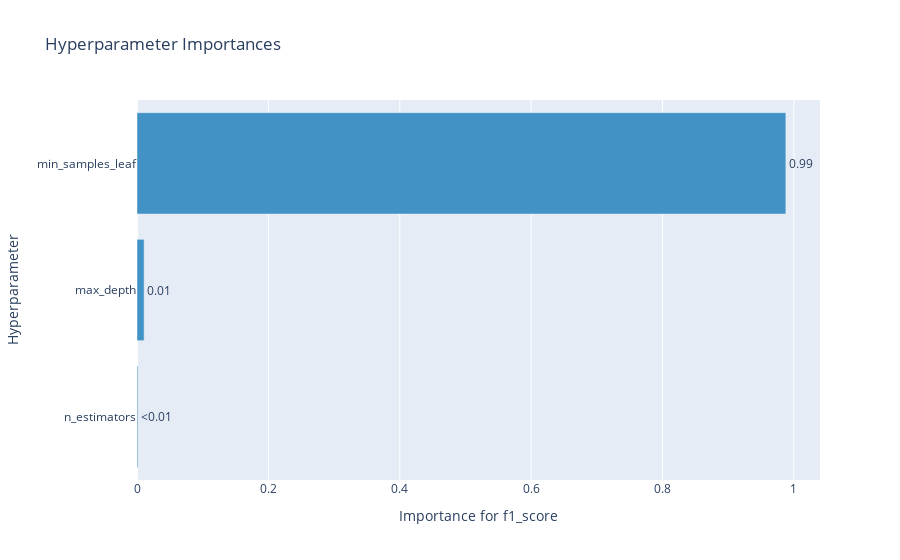

The notebook cell this image was saved under:
### Code cell
optuna.visualization.plot_param_importances(study_ranFor_opt, target_name="f1_score")

### Figure 1 — Plotly figure (JSON) as saved in the notebook; plotly's stock layout.template omitted (floating-point values rounded to 4 significant figures)
{"data": [{"cliponaxis": false, "hovertemplate": ["n_estimators (IntDistribution): 0.0013644083068830122<extra></extra>", "max_depth (IntDistribution): 0.010845594094825462<extra></extra>", "min_samples_leaf (IntDistribution): 0.9877899975982916<extra></extra>"], "marker": {"color": "rgb(66,146,198)"}, "orientation": "h", "text": ["<0.01", "0.01", "0.99"], "textposition": "outside", "type": "bar", "x": [0.001364, 0.01085, 0.9878], "y": ["n_estimators", "max_depth", "min_samples_leaf"]}], "layout": {"showlegend": false, "title": {"text": "Hyperparameter Importances"}, "xaxis": {"title": {"text": "Importance for f1_score"}}, "yaxis": {"title": {"text": "Hyperparameter"}}}}
